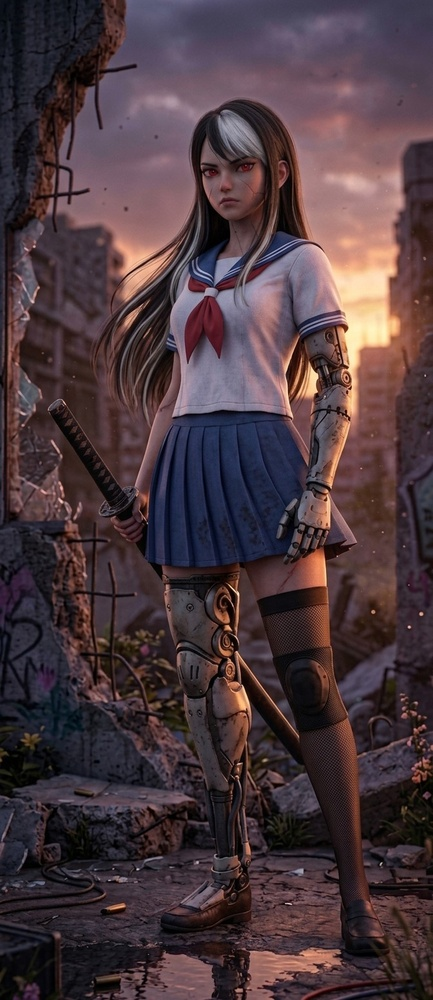
#> input picture ref/cg/jk_source.jpg, 433 x 1000 px, shrunk from 672 x 1553 before the run
$ python pin_decomp.py cg/jk_source.jpg cg/jk_pixel_full.jpg
#> lines starting #> are read from the running program, lines starting #| are printed output that depends on the picture
# -*- coding: utf-8 -*-
"""pin_decomp.py <picture> <out_prefix> — 「把場景圖抓下來分析跟分解學習」: decompose a reference picture into what a
pixel stage needs: its palette (global and per depth band), layer masks (sky / blossoms / dark structure / warm light /
the rest) with their share per horizontal band, the measured proportions of the store front (sign band, lintel, glass,
door, vending machines) in metres from the door's 2 m, and a sheet of zoomed details. Pure PIL (no numpy).
Outputs <out_prefix>_sheet.png (the decomposition sheet), <out_prefix>_masks.png, <out_prefix>_measure.json."""
import sys, json, collections
from PIL import Image, ImageDraw

src, out = sys.argv[1], sys.argv[2]
im = Image.open(src).convert('RGB'); W, H = im.size; px = im.load()
#> further down, im is the input picture: PIL image 433x1000 RGB; mean R, G, B 75.1, 57.2, 62.7
#> after `W, H = im.size`: W = 433; H = 1000
lum = lambda c: 0.2126 * c[0] + 0.7152 * c[1] + 0.0722 * c[2]

# ---- layer masks by colour rules
def classify(c):
    r, g, b = c; l = lum(c)
    if l < 58: return 'dark'                                   # trunk, pole, wires, shadows
    if r > 150 and r > b + 18 and r - g > 28 and b > 90 and b >= g - 8: return 'blossom'   # pink petals and blossom masses (pink: blue not below green)
    if b > r + 18 and b >= g and l > 55: return 'sky'          # the teal-blue dusk sky and blue-lit surfaces
    if r > 170 and g > 120 and r > b + 30 and g > b + 12: return 'warm'   # the store's light on goods, floor and ground (orange: green above blue)
    if g > r + 20 and g > b + 8 and g > 90: return 'green'      # the vending machine, grass
    return 'mid'
CLASSES = ['sky', 'blossom', 'dark', 'warm', 'green', 'mid']
COLS = {'sky': (40, 120, 220), 'blossom': (255, 120, 180), 'dark': (20, 20, 40), 'warm': (255, 190, 80), 'green': (60, 200, 90), 'mid': (150, 150, 160)}
mask = Image.new('RGB', (W, H)); mp = mask.load(); cls = [[None] * W for _ in range(H)]
#> after `mask = Image.new('RGB', (W, H))`: mask: PIL image 433x1000 RGB; every value is 0
for y in range(H):
    for x in range(W):
        k = classify(px[x, y]); cls[y][x] = k; mp[x, y] = COLS[k]
mask.save(out + '_masks.png')
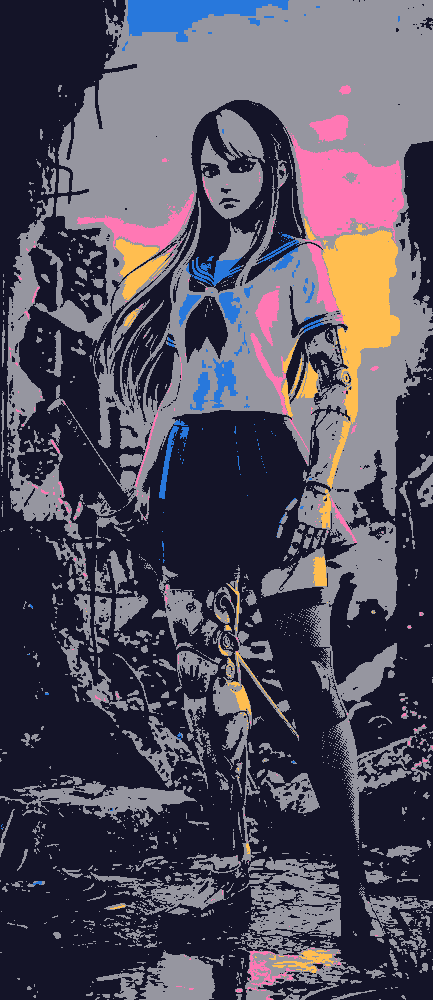
#> saved as jk_pixel_full.jpg_masks.png: PIL image 433x1000 RGB; mean R, G, B 82.3, 77.7, 93

# ---- shares per horizontal band (10 bands) and overall
bands = 10; prof = []
for bi in range(bands):
    y0, y1 = H * bi // bands, H * (bi + 1) // bands; cnt = collections.Counter()
    for y in range(y0, y1):
        for x in range(W): cnt[cls[y][x]] += 1
    n = (y1 - y0) * W; prof.append({k: round(cnt[k] / n, 3) for k in CLASSES})
overall = collections.Counter()
for y in range(H):
    for x in range(W): overall[cls[y][x]] += 1
overall = {k: round(v / (W * H), 3) for k, v in overall.items()}

# ---- palettes: global 16 colours, and 8 per depth band (top third / middle / bottom)
def palette(img, n):
    q = img.quantize(n, method=Image.Quantize.MEDIANCUT); pal = q.getpalette()[:n * 3]
    cnt = collections.Counter(q.getdata()); tot = sum(cnt.values())
    return [('#%02x%02x%02x' % tuple(pal[i * 3:i * 3 + 3]), round(cnt[i] / tot, 3)) for i in sorted(cnt, key=lambda i: -cnt[i])]
pal_all = palette(im, 16)
pal_bands = {name: palette(im.crop((0, y0, W, y1)), 8) for name, (y0, y1) in [('far', (0, H // 3)), ('mid', (H // 3, 2 * H // 3)), ('near', (2 * H // 3, H))]}
#> call 3 of palette, with n = 8
#> in palette (call 3), `q = img.quantize(n, method=Image.Quantize.MEDIANCUT)`:
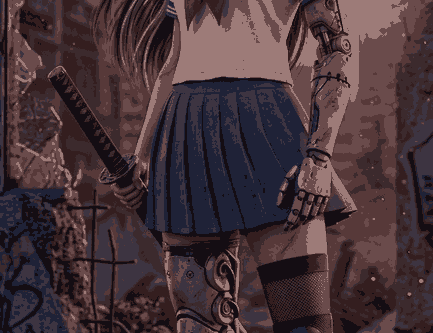
#> q: PIL image 433x333 P; mean R, G, B 70.5, 51.9, 56.9
#> call 4 of palette, with n = 8
#> in palette (call 4), `q = img.quantize(n, method=Image.Quantize.MEDIANCUT)`:
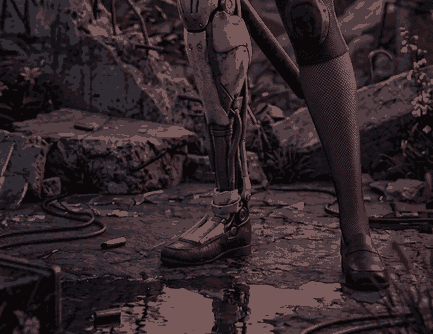
#> q: PIL image 433x334 P; mean R, G, B 51.4, 38.6, 42.6

# ---- the store front's proportions (rows found by colour: steel-blue sign band, coral lintel, warm glass, beige floor, green machine)
def rows_where(pred, x0, x1, minfrac):
    out_rows = []
    for y in range(H):
        n = sum(1 for x in range(x0, x1) if pred(px[x, y]))
        if n >= (x1 - x0) * minfrac: out_rows.append(y)
    return out_rows
def runs(rows, gap=3):
    rr = []
    for y in rows:
        if rr and y - rr[-1][1] <= gap: rr[-1][1] = y
        else: rr.append([y, y])
    return rr
mid_x0, mid_x1 = int(W * 0.35), int(W * 0.65)
sign = [r for r in runs(rows_where(lambda c: c[2] > c[0] + 25 and 90 < lum(c) < 185 and c[1] > c[0], mid_x0, mid_x1, 0.45)) if H * 0.2 < r[0] < H * 0.5]
lintel = [r for r in runs(rows_where(lambda c: c[0] > 180 and c[1] < 130 and c[2] < 130, mid_x0, mid_x1, 0.3)) if H * 0.25 < r[0] < H * 0.5]
warm_rows = runs(rows_where(lambda c: classify(c) == 'warm', mid_x0, mid_x1, 0.35))
def cols_where(pred, y0, y1, minfrac):
    out_cols = []
    for x in range(W):
        n = sum(1 for y in range(y0, y1) if pred(px[x, y]))
        if n >= (y1 - y0) * minfrac: out_cols.append(x)
    return out_cols
def biggest(rr): return max(rr, key=lambda r: r[1] - r[0]) if rr else None
sign_r, lintel_r = biggest(sign), biggest(lintel)
glass_top = lintel_r[1] + 1 if lintel_r else None
floor = runs(rows_where(lambda c: c[0] > 170 and c[1] > 120 and c[2] < 150 and c[0] > c[2] + 40 and abs(c[0] - c[1]) < 70, int(W * 0.45), int(W * 0.6), 0.5))
floor_r = biggest([r for r in floor if glass_top and glass_top < r[0] < H * 0.75]) if floor else None
glass_bottom = floor_r[1] if floor_r else None
door_cols = runs(cols_where(lambda c: c[0] > 170 and c[1] > 120 and c[2] < 150 and c[0] > c[2] + 40, glass_bottom - 40, glass_bottom, 0.5), 6) if glass_bottom else []
door_c = biggest(door_cols)
green_cols = runs(cols_where(lambda c: classify(c) == 'green', H // 3, 2 * H // 3, 0.25), 6)
green_c = biggest(green_cols)
green_rows = runs(rows_where(lambda c: classify(c) == 'green', green_c[0], green_c[1], 0.5)) if green_c else []
green_r = biggest(green_rows)
measure = { 'size': [W, H], 'overall': overall, 'profile': prof, 'sign_band': sign_r, 'lintel': lintel_r, 'glass': [glass_top, glass_bottom], 'door_cols': door_c, 'vending_cols': green_c, 'vending_rows': green_r }
if glass_top and glass_bottom:
    door_h = glass_bottom - glass_top; pxm = door_h / 2.0   # the doorway = 2 m
    measure['px_per_m'] = round(pxm, 1)
    measure['metres'] = { 'sign_band_h': round((sign_r[1] - sign_r[0]) / pxm, 2) if sign_r else None, 'lintel_h': round((lintel_r[1] - lintel_r[0]) / pxm, 2) if lintel_r else None,
                          'glass_h': round(door_h / pxm, 2), 'door_w': round((door_c[1] - door_c[0]) / pxm, 2) if door_c else None,
                          'vending_w': round((green_c[1] - green_c[0]) / pxm, 2) if green_c else None, 'vending_h': round((green_r[1] - green_r[0]) / pxm, 2) if green_r else None,
                          'picture_w': round(W / pxm, 1), 'store_front_from_top_frac': round(glass_top / H, 2) }
json.dump(measure, open(out + '_measure.json', 'w'), indent=1)
print(json.dumps({k: measure[k] for k in ['overall', 'sign_band', 'lintel', 'glass', 'door_cols', 'vending_cols', 'vending_rows']}))
#| {"overall": {"dark": 0.554, "mid": 0.369, "sky": 0.018, "blossom": 0.031, "warm": 0.028}, "sign_band": null, "lintel": null, "glass": [null, null], "door_cols": null, "vending_cols": null, "vending_rows": null}
print('px_per_m', measure.get('px_per_m'), measure.get('metres'))
#| px_per_m None None

# ---- the sheet: picture | masks | band profile ; palettes ; zoomed details
SW = 400; scale = SW / W; SH = int(H * scale)
sheet = Image.new('RGB', (SW * 3 + 40, SH + 420), (24, 24, 32)); d = ImageDraw.Draw(sheet)
sheet.paste(im.resize((SW, SH)), (10, 10)); sheet.paste(mask.resize((SW, SH)), (SW + 20, 10))
#> after `sheet.paste(mask.resize((SW, SH)), (SW + 20, 10))`:
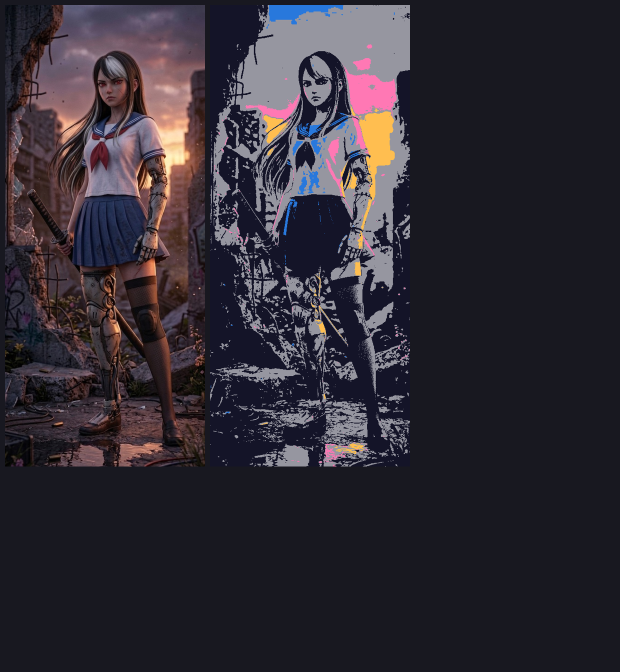
#> sheet: PIL image 1240x1343 RGB (shown at 1/2 size); mean R, G, B 48.3, 43.3, 52.3
# band profile as stacked bars
bx = 2 * SW + 30
for bi, p in enumerate(prof):
    y0 = 10 + int(SH * bi / bands); y1 = 10 + int(SH * (bi + 1) / bands); x = bx
    for k in CLASSES:
        w = int(SW * p[k]); d.rectangle([x, y0, x + w, y1 - 2], fill=COLS[k]); x += w
    d.text((bx + 4, y0 + 2), '%d%% sky %d%% pink %d%% dark %d%% warm' % (p['sky'] * 100, p['blossom'] * 100, p['dark'] * 100, p['warm'] * 100), fill=(255, 255, 255))
# palettes
py0 = SH + 20
def strip(x, y, pal, label):
    d.text((x, y), label, fill=(230, 230, 240)); x0 = x
    for hexc, sh in pal:
        w = max(8, int(300 * sh)); c = tuple(int(hexc[i:i + 2], 16) for i in (1, 3, 5)); d.rectangle([x0, y + 12, x0 + w, y + 40], fill=c); x0 += w + 1
strip(10, py0, pal_all, 'palette 16 (global)')
#> the loop in strip, `for hexc, sh in pal:` made 16 passes
#> (hexc, sh) on passes 1 to 12: ('#8e6d74', 0.078), ('#1a151b', 0.076), ('#432c2d', 0.076), ('#635565', 0.075), ('#40343d', 0.068), ('#302a34', 0.067), ('#332225', 0.062), ('#170c0e', 0.06), ('#7e5a5e', 0.057), ('#664343', 0.057), ('#1e2131', 0.056), ('#473e4c', 0.055)
for i, (name, pal) in enumerate(pal_bands.items()): strip(10, py0 + 50 + i * 50, pal, 'palette 8: ' + name)
#> this loop made 3 passes
#> name on passes 1 to 3: 'far', 'mid', 'near'
# zoomed details: blossom + twig, bark, sign lettering, ground petals
def zoom(box, k):
    c = im.crop(box); return c.resize((c.width * k, c.height * k), Image.NEAREST)
dets = [((int(W * 0.45), int(H * 0.12), int(W * 0.62), int(H * 0.22)), 'blossom + twigs'), ((int(W * 0.05), int(H * 0.32), int(W * 0.2), int(H * 0.42)), 'bark'),
        ((int(W * 0.3), int(H * 0.30), int(W * 0.6), int(H * 0.36)), 'sign lettering'), ((int(W * 0.35), int(H * 0.86), int(W * 0.6), int(H * 0.94)), 'ground petals')]
zx = 360
for box, label in dets:
    z = zoom(box, 2); z = z.resize((min(z.width, 400), int(z.height * min(z.width, 400) / z.width)))
    sheet.paste(z, (zx, py0 + 14)); d.text((zx, py0), label, fill=(230, 230, 240)); zx += z.width + 10
    if zx > sheet.width - 200: break
#> this loop made 4 passes
#> pass 1, in zoom, `c = im.crop(box)`:
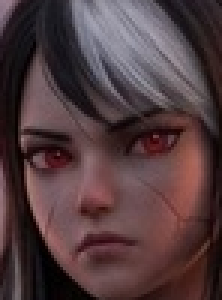
#> c: PIL image 74x100 RGB (shown 3 times larger); mean R, G, B 81.3, 60, 62.8
#> after the loop:
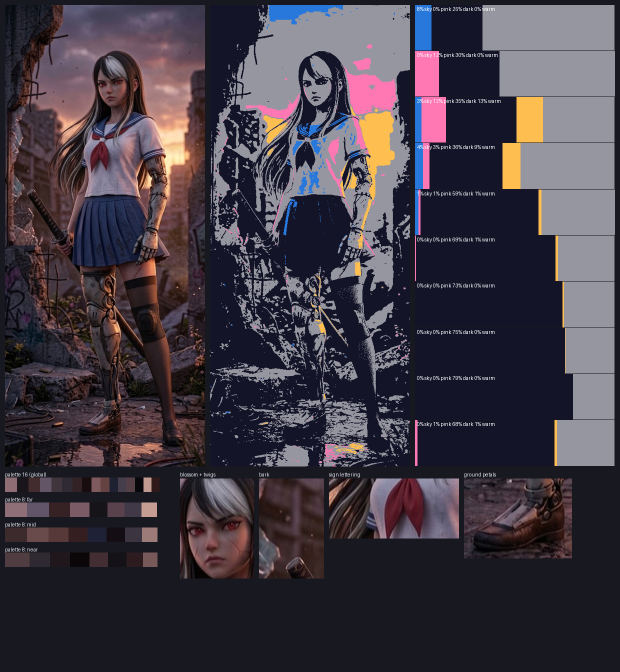
#> sheet: PIL image 1240x1343 RGB (shown at 1/2 size); mean R, G, B 66.2, 58.5, 68.9
#> after the loop:
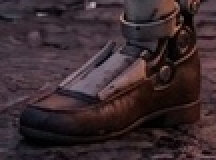
#> z: PIL image 216x160 RGB; mean R, G, B 58.3, 42.6, 47.2
sheet.save(out + '_sheet.png'); print('sheet', out + '_sheet.png')
#| sheet cg/jk_pixel_full.jpg_sheet.png
